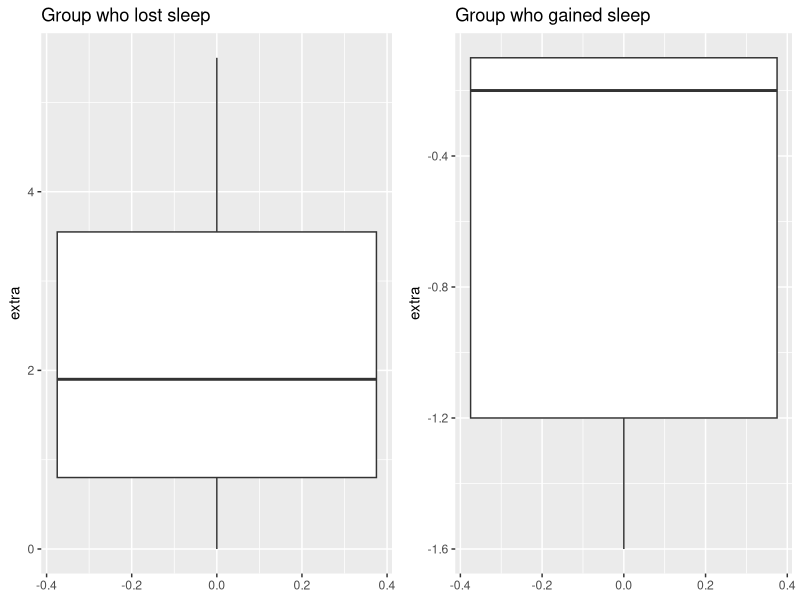

Generate this figure with R:
## ---- chunk 1
knitr::opts_chunk$set(echo = TRUE)
library(tidyverse)  ## includes ggplot2, dplyr, tidyr, readr, purrr, tibble, stringr, forcats
library(magrittr) ## for piping 
#library(glue)  ## for easier string and variable concatination 
## ---- chunk 2
data(sleep)

sleep_tibble <- as_tibble(sleep)
sleep_tibble <- sleep_tibble %>% mutate(group1_sleep = replace(extra, (sleep_tibble$group==2), NA))
          ##Here I still have a data set of size 20 but I have indicated that data for variable group1_sleep is missing (we know that this missing data corresponds to group 2)
head(sleep_tibble)
tail(sleep_tibble)
## ---- chunk 3
t.test(sleep_tibble$group1_sleep, alternative=c('greater'), my=0.5, conf.level=0.90, na.exclude=TRUE) 
## ---- chunk 4
sleep_tibble %>% mutate(extra1_cat = ifelse(extra>=0, 'A', 'B')) %>% count(extra1_cat)
## ---- chunk 5
library('gridExtra')
sleep_tibble2 <- sleep %>% mutate(extra1_cat = ifelse(extra>=0, 'lost_sleep', 'gained_sleep'))

extra_lost <- sleep_tibble2 %>% filter(extra1_cat=='lost_sleep')
extra_gained <- sleep_tibble2 %>% filter(extra1_cat=='gained_sleep')
  
hist1 <-  ggplot(data=extra_lost, aes(y=extra)) + geom_boxplot() + labs(title='Group who lost sleep')
hist2 <- ggplot(data=extra_gained, aes(y=extra)) + geom_boxplot() + labs(title= 'Group who gained sleep')

grid.arrange(grobs=list(hist1, hist2), ncol=2)
